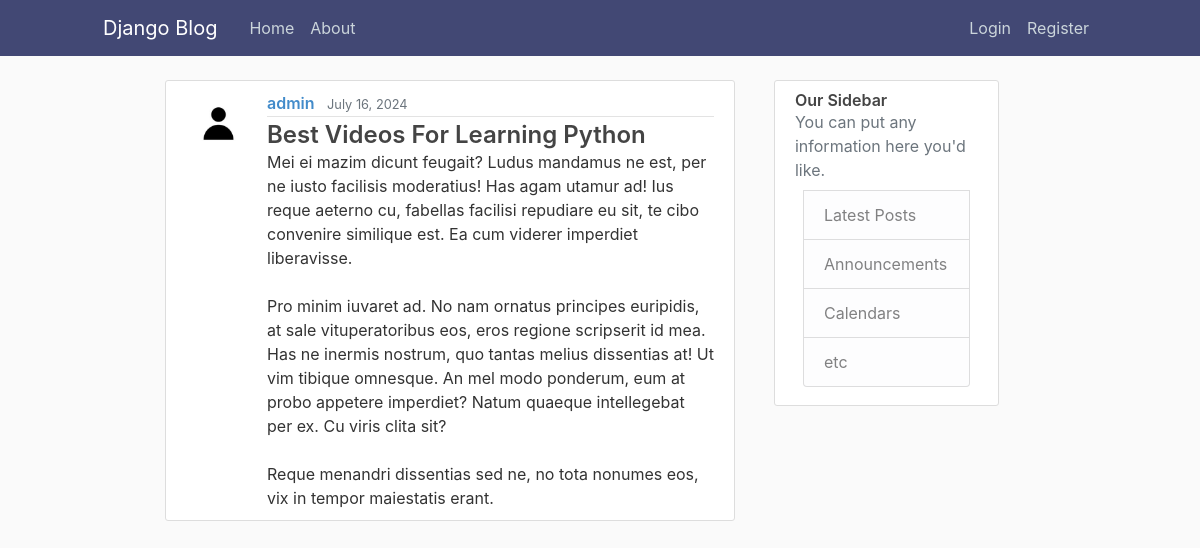
Screenshot of /post/28/ with the database file from the repository.
### blog/models.py (models this page shows, shortened)
class Post(models.Model):
    title = models.CharField(max_length=100)
    content = models.TextField()
    date_posted = models.DateTimeField(default=timezone.now)
    author = models.ForeignKey(User, on_delete=models.CASCADE)

### users/models.py (models this page shows, shortened)
class Profile(models.Model):
    user = models.OneToOneField(User, on_delete=models.CASCADE)
    image = models.ImageField(default='default.jpg', upload_to='profile_pics')

### blog/views.py (the view)
# urls.py: path('post/<int:pk>/', PostDetailView.as_view(), name='post-detail'),
class PostDetailView(DetailView):
    model = Post

### blog/templates/blog/post_detail.html (shortened to what this page needs)
{% extends "blog/base.html" %}
{% block content %}
        <article class="media content-section">
          <img class= "rounded-circle article-img"  src= "{{ object.author.profile.image.url }}">
          <div class="media-body">
            <div class="article-metadata">
              <a class="mr-2 font-semibold " href="profile/">{{ object.author }}</a>
              <small class="text-muted fa-align-right">{{ object.date_posted|date:"F d, Y" }}</small>
            </div>
            <h2><a class="article-title font-semibold text-2xl" href="#">{{ object.title }}</a></h2>
            <p class="article-content">{{ object.content }}</p>
          </div>
        </article>
{% endblock content %}

### blog/static/blog/main.css (style rules this page uses)
body { background: #fafafa; color: #333333; margin-top: 5rem; }
h1, h2, h3, h4, h5, h6 { color: #444444; }
.content-section { background: #ffffff; padding: 10px 20px; border: 1px solid #dddddd; border-radius: 3px; margin-bottom: 20px; }
.article-title { color: #444444; }
.article-content { white-space: pre-line; }
.article-img { height: 65px; width: 65px; margin-right: 16px; }
.article-metadata { padding-bottom: 1px; margin-bottom: 4px; border-bottom: 1px solid #e3e3e3; color: #428bca; }

### rows the page displays
Post: author.profile.image (placeholder picture), author "admin", date_posted "July 16, 2024", title "Best Videos For Learning Python", content "Mei ei mazim dicunt feugait? Ludus mandamus ne est, per ne iusto facilisis moderatius! Has agam utamur ad! Ius reque aeterno cu, fabellas facilisi repudiare eu sit, te cibo convenire similique est. Ea cum viderer imperdiet liberavisse. Pro minim iuvaret ad. No nam ornatus principes euripidis, at sale vituperatoribus eos, eros regione scripserit id mea. Has ne inermis nostrum, quo tantas melius dissentias at! Ut vim tibique omnesque. An mel modo ponderum, eum at probo appetere imperdiet? Natum quaeque intellegebat per ex. Cu viris clita sit? Reque menandri dissentias sed ne, no tota nonumes eos, vix in tempor maiestatis erant."
